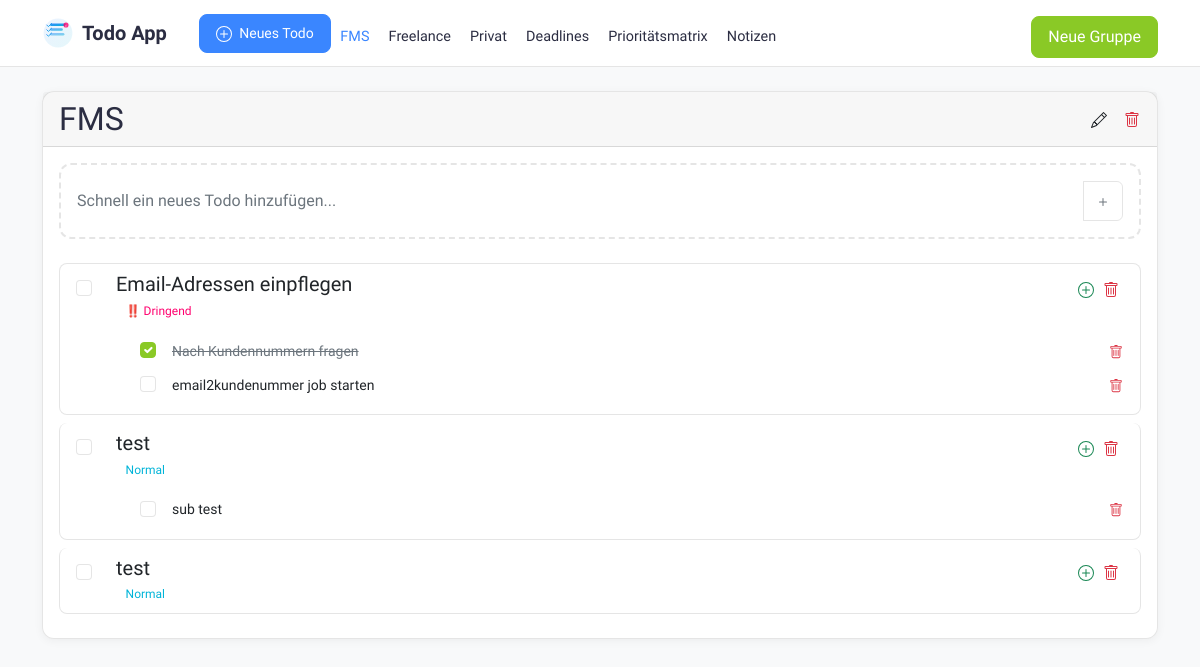
Before: / with the older database file.
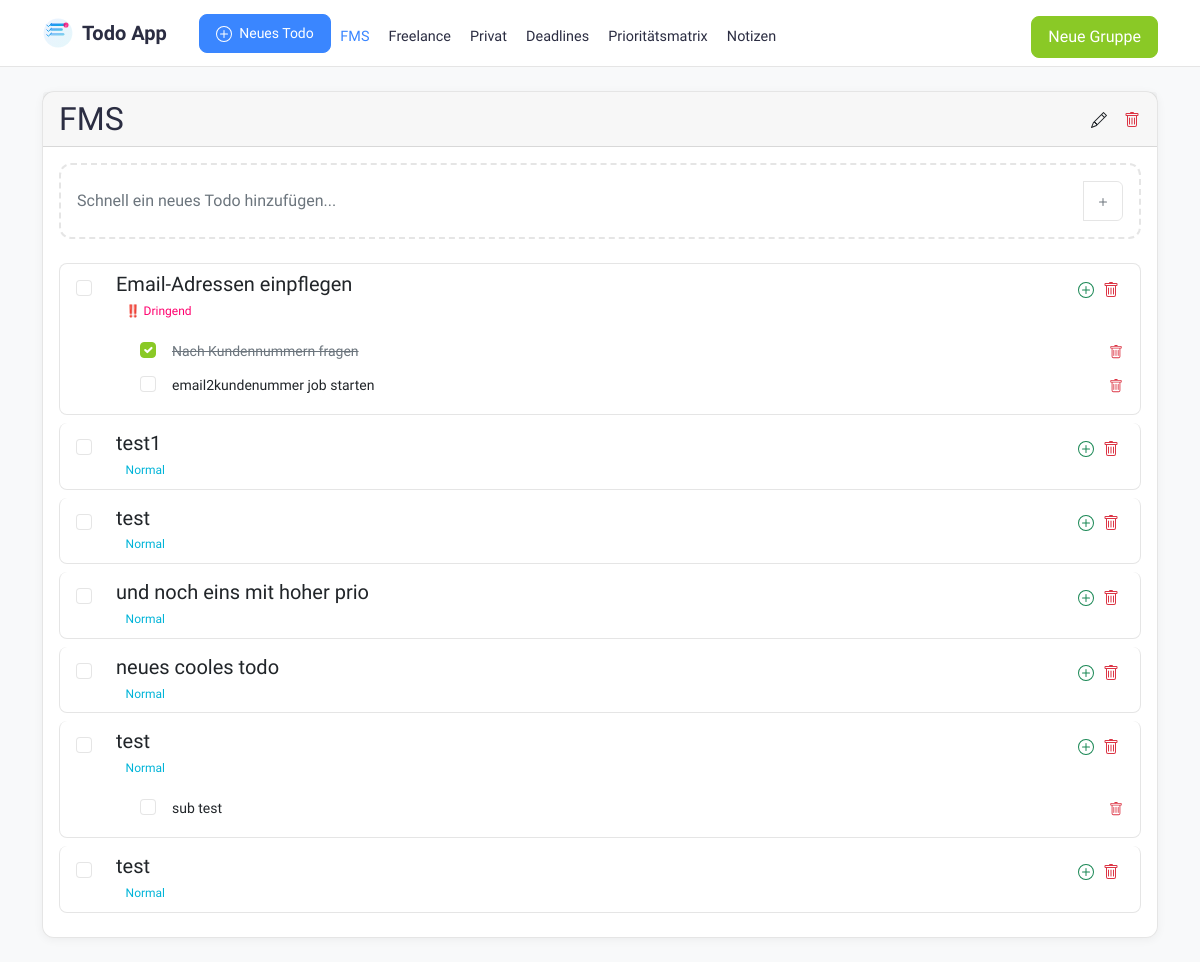
After: the same page with the newer database file.
### app.py (models this page shows, shortened)
class TaskGroup(db.Model):
    id = db.Column(db.Integer, primary_key=True)
    name = db.Column(db.String(100), nullable=False)
    created_at = db.Column(db.DateTime, default=datetime.utcnow)
    todos = db.relationship('Todo', backref='group', lazy=True, cascade='all, delete-orphan')

class Todo(db.Model):
    id = db.Column(db.Integer, primary_key=True)
    title = db.Column(db.String(200), nullable=False)
    description = db.Column(db.Text)
    completed = db.Column(db.Boolean, default=False)
    priority = db.Column(db.String(10), default='medium')
    created_at = db.Column(db.DateTime, default=datetime.utcnow)
    due_date = db.Column(db.DateTime, nullable=True)
    group_id = db.Column(db.Integer, db.ForeignKey('task_group.id'), nullable=False)
    parent_id = db.Column(db.Integer, db.ForeignKey('todo.id'), nullable=True)
    sub_todos = db.relationship('Todo', backref=db.backref('parent', remote_side=[id]),
                              cascade='all, delete-orphan')

### app.py (the view)
@app.route('/')
def index():
    groups = TaskGroup.query.all()
    selected_group_id = request.args.get('group_id', type=int)
    selected_group = None
    todos_by_group = {}
    if not selected_group_id and groups:
        selected_group_id = groups[0].id
    if selected_group_id:
        selected_group = TaskGroup.query.get_or_404(selected_group_id)
        todos = Todo.query.filter_by(group_id=selected_group_id, parent_id=None).order_by(
            Todo.completed,
            case(
                (Todo.priority == 'urgent', 1),
                (Todo.priority == 'high', 2),
                (Todo.priority == 'medium', 3),
                (Todo.priority == 'low', 4)
            ),
            Todo.created_at.desc()
        ).all()
        todos_by_group[selected_group_id] = todos
    return render_template('index.html',
                         groups=groups,
                         selected_group=selected_group,
                         todos_by_group=todos_by_group)

### app.py (called while the page is built)
@app.context_processor
def inject_groups():
    groups = TaskGroup.query.all()
    return dict(groups=groups)

### templates/index.html (shortened to what this page needs)
{% extends "base.html" %}
{% block content %}
{% if selected_group %}
    <div class="card mb-4">
        <div class="card-header d-flex justify-content-between align-items-center">
            <h2 class="mb-0">{{ selected_group.name }}</h2>
            <div class="btn-group">
                <a href="{{ url_for('edit_group', id=selected_group.id) }}" class="btn btn-link text-dark p-0 me-3" title="Gruppe bearbeiten">
                </a>
                <a href="{{ url_for('delete_group', id=selected_group.id) }}" class="btn btn-link text-danger p-0" title="Gruppe löschen" onclick="return confirm('Sind Sie sicher? Alle Todos in dieser Gruppe werden gelöscht!')">
                </a>
            </div>
        </div>
            <div class="card-body">
                <div class="quick-todo-input mb-4">
                    <div class="input-group">
                        <input type="text"
                               class="form-control"
                               id="quickTodoInput"
                               placeholder="Schnell ein neues Todo hinzufügen..."
                               autocomplete="off">
                        <button class="btn btn-outline-primary" type="button" id="quickTodoBtn">
                            <svg xmlns="http://www.w3.org/2000/svg" width="16" height="16" fill="currentColor" class="bi bi-plus" viewBox="0 0 16 16">
                                <path d="M8 4a.5.5 0 0 1 .5.5v3h3a.5.5 0 0 1 0 1h-3v3a.5.5 0 0 1-1 0v-3h-3a.5.5 0 0 1 0-1h3v-3A.5.5 0 0 1 8 4z"/>
                            </svg>
                        </button>
                    </div>
                </div>
                {% if todos_by_group[selected_group.id] %}
                    <div class="list-group">
                    {% for todo in todos_by_group[selected_group.id] %}
                        <div class="list-group-item {% if todo.completed %}bg-light{% endif %}" id="todo-{{ todo.id }}">
                            <div class="d-flex align-items-start">
                                <div class="form-check mt-1 me-3">
                                    <input type="checkbox"
                                           class="form-check-input todo-checkbox"
                                           data-todo-id="{{ todo.id }}"
                                           {% if todo.completed %}checked{% endif %}>
                                </div>
                                <div class="flex-grow-1">
                                        <div class="d-flex justify-content-between align-items-start">
                                            <div class="todo-content flex-grow-1" style="cursor: pointer;" onclick="window.location.href='{{ url_for('edit_todo', id=todo.id) }}'">
                                                <h5 class="mb-1 {% if todo.completed %}text-decoration-line-through text-muted{% endif %}">
                                                    <span class="todo-title">{{ todo.title }}</span>
                                                </h5>
                                                <div class="d-flex flex-wrap gap-1">
                                                    {% if todo.priority == 'urgent' %}
                                                        <span class="badge bg-danger">‼️ Dringend</span>
                                                    {% elif todo.priority == 'high' %}
                                                        <span class="badge bg-warning">❗ Hoch</span>
                                                    {% elif todo.priority == 'medium' %}
                                                        <span class="badge bg-info">Normal</span>
                                                    {% elif todo.priority == 'low' %}
                                                        <span class="badge bg-secondary">Niedrig</span>
                                                    {% endif %}
                                                </div>
                                            </div>
                                            <div class="btn-group">
                                                <a href="{{ url_for('new_todo', parent_id=todo.id) }}" class="btn btn-link text-success p-1" title="Sub-Todo hinzufügen">
                                                </a>
                                                <a href="{{ url_for('delete_todo', id=todo.id) }}" class="btn btn-link text-danger p-1" title="Todo löschen" onclick="return confirm('Sind Sie sicher?')">
                                                </a>
                                            </div>
                                        </div>
                                    {% if todo.sub_todos %}
                                        <div class="mt-3 ms-4">
                                            {% for sub_todo in todo.sub_todos %}
                                                <div class="d-flex align-items-start mb-2" id="todo-{{ sub_todo.id }}">
                                                    <div class="form-check me-2">
                                                        <input type="checkbox"
                                                               class="form-check-input todo-checkbox"
                                                               data-todo-id="{{ sub_todo.id }}"
                                                               {% if sub_todo.completed %}checked{% endif %}>
                                                    </div>
                                                    <div class="flex-grow-1">
                                                        <div class="d-flex justify-content-between align-items-center">
                                                        <div class="todo-content small {% if sub_todo.completed %}text-decoration-line-through text-muted{% endif %}"
                                                             style="flex-grow: 1; cursor: pointer;"
                                                             onclick="window.location.href='{{ url_for('edit_todo', id=sub_todo.id) }}'">
                                                            <span class="todo-title">{{ sub_todo.title }}</span>
                                                        </div>
                                                            <div class="btn-group ms-2">
                                                                <a href="{{ url_for('delete_todo', id=sub_todo.id) }}" class="btn btn-link text-danger p-0" title="Sub-Todo löschen" onclick="return confirm('Sind Sie sicher?')">
                                                                </a>
                                                            </div>
                                                        </div>
                                                    </div>
                                                </div>
                                            {% endfor %}
                                        </div>
                                    {% endif %}
                                </div>
                            </div>
                        </div>
                    {% endfor %}
                </div>
            {% else %}
                <p class="text-center">Keine Todos in dieser Gruppe. <a href="{{ url_for('new_todo', group_id=selected_group.id) }}">Erstellen Sie ein neues Todo!</a></p>
            {% endif %}
        </div>
    </div>
{% else %}
    <div class="alert alert-info">
        <p class="text-center">Bitte wählen Sie eine Gruppe aus oder <a href="{{ url_for('new_group') }}">erstellen Sie eine neue Gruppe</a>.</p>
    </div>
{% endif %}
{% endblock %}

### templates/base.html (shortened to what this page needs)
<!DOCTYPE html>
<html lang="de">
    <head>
        <link href="https://cdn.jsdelivr.net/npm/bootstrap@5.1.3/dist/css/bootstrap.min.css" rel="stylesheet">
</head>
<body>
    <nav class="navbar navbar-expand-lg sticky-top mb-4">
        <div class="container">
            <div class="d-flex align-items-center">
                <a class="navbar-brand" href="{{ url_for('index') }}">
                    Todo App
                </a>
                {% if selected_group %}
                    <a href="{{ url_for('new_todo', group_id=selected_group.id) }}" class="btn btn-primary btn-sm ms-3">
                        Neues Todo
                    </a>
                {% endif %}
            </div>
            <div class="collapse navbar-collapse" id="navbarNav">
                <ul class="navbar-nav me-auto">
                    {% for nav_group in groups %}
                        <li class="nav-item">
                            <a class="nav-link {% if selected_group and selected_group.id == nav_group.id %}active{% endif %}"
                               href="{{ url_for('index', group_id=nav_group.id) }}">
                                {{ nav_group.name }}
                            </a>
                        </li>
                    {% endfor %}
                        <li class="nav-item">
                            <a class="nav-link {% if request.endpoint == 'deadlines' %}active{% endif %}"
                               href="{{ url_for('deadlines') }}">
                                Deadlines
                            </a>
                        </li>
                        <li class="nav-item">
                            <a class="nav-link {% if request.endpoint == 'priority_matrix' %}active{% endif %}"
                               href="{{ url_for('priority_matrix') }}">
                                Prioritätsmatrix
                            </a>
                        </li>
                        <li class="nav-item">
                            <a class="nav-link {% if request.endpoint == 'notes' %}active{% endif %}"
                               href="{{ url_for('notes') }}">
                                Notizen
                            </a>
                        </li>
                </ul>
                    <div class="d-flex align-items-center">
                        <a href="{{ url_for('new_group') }}" class="btn btn-success">Neue Gruppe</a>
                    </div>
            </div>
        </div>
    </nav>
    <div class="container">
        {% block content %}{% endblock %}
    </div>
</body>
</html>

### templates/base.html (style rules this page uses)
:root { --primary-color: #3a86ff; --danger-color: #ff006e; --success-color: #8ac926; --warning-color: #ffbe0b; --info-color: #00b4d8; --background-color: #f8f9fa; --card-background: rgba(255, 255, 255, 0.9); --text-color: #2b2d42; --text-muted: #6c757d; --border-color: rgba(0, 0, 0, 0.1); }
body { font-family: 'SF Pro Text', -apple-system, BlinkMacSystemFont, sans-serif; background-color: var(--background-color); color: var(--text-color); line-height: 1.6; }
.navbar { background: var(--card-background); backdrop-filter: blur(10px); -webkit-backdrop-filter: blur(10px); border-bottom: 1px solid var(--border-color); padding: 0.5rem 0; }
.navbar-brand { color: var(--text-color); font-weight: 600; font-size: 1.25rem; display: flex; align-items: center; gap: 0.5rem; }
.logo { width: 32px; height: 32px; transition: transform 0.3s ease; }
.nav-link { color: var(--text-color); padding: 0.5rem 0.75rem; border-radius: 8px; transition: all 0.3s ease; margin: 0 0.1rem; font-size: 0.9rem; }
.nav-link.active { background-color: rgba(var(--primary-color-rgb), 0.1); color: var(--primary-color); font-weight: 500; }
.navbar-collapse { margin-top: 0.5rem; }
.card { background: var(--card-background); border-radius: 12px; border: 1px solid var(--border-color); box-shadow: 0 2px 10px rgba(0, 0, 0, 0.05); backdrop-filter: blur(10px); -webkit-backdrop-filter: blur(10px); transition: transform 0.2s ease, box-shadow 0.2s ease; }
.btn { border-radius: 8px; padding: 0.5rem 1rem; transition: all 0.3s ease; font-weight: 500; }
.btn-primary { background-color: var(--primary-color); border-color: var(--primary-color); }
.btn-success { background-color: var(--success-color); border-color: var(--success-color); }
.form-control { border-radius: 8px; border: 1px solid var(--border-color); padding: 0.75rem 1rem; background: var(--card-background); color: var(--text-color); }
.badge { padding: 0.4em 0.8em; border-radius: 6px; font-weight: 500; }
.badge.bg-danger { background-color: rgba(var(--danger-color-rgb), 0.1) !important; color: var(--danger-color); }
.badge.bg-info { background-color: rgba(var(--info-color-rgb), 0.1) !important; color: var(--info-color); }
.list-group-item { background: var(--card-background); border: 1px solid var(--border-color); margin-bottom: 8px; border-radius: 8px !important; transition: all 0.3s ease; }
.form-check-input { border-color: var(--border-color); }
.form-check-input:checked { background-color: var(--success-color); border-color: var(--success-color); }

### templates/index.html (style rules this page uses)
.quick-todo-input { background: var(--card-background); border: 2px dashed var(--border-color); border-radius: 12px; padding: 1rem; transition: all 0.3s ease; }
.quick-todo-input .form-control { border: none; background: transparent; font-size: 1rem; padding: 0.5rem 0; }
.quick-todo-input .btn { border: 1px solid var(--border-color); background: transparent; color: var(--text-muted); border-radius: 6px; padding: 0.25rem 0.5rem; transition: all 0.3s ease; min-width: 40px; }

Changed rows visible on the page:
added Todo: title "test1", priority "Normal", shown under "FMS"
added Todo: title "test", priority "Normal", shown under "FMS"
added Todo: title "und noch eins mit hoher prio", priority "Normal", shown under "FMS"
added Todo: title "neues cooles todo", priority "Normal", shown under "FMS"
